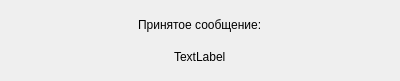
<?xml version="1.0" encoding="UTF-8"?>
<ui version="4.0">
 <class>Form</class>
 <widget class="QWidget" name="Form">
  <property name="geometry">
   <rect>
    <x>0</x>
    <y>0</y>
    <width>400</width>
    <height>81</height>
   </rect>
  </property>
  <property name="windowTitle">
   <string>Form</string>
  </property>
  <layout class="QVBoxLayout" name="verticalLayout">
   <item alignment="Qt::AlignHCenter">
    <widget class="QLabel" name="label">
     <property name="text">
      <string>Принятое сообщение:</string>
     </property>
    </widget>
   </item>
   <item alignment="Qt::AlignHCenter">
    <widget class="QLabel" name="label_2">
     <property name="text">
      <string>TextLabel</string>
     </property>
    </widget>
   </item>
  </layout>
 </widget>
 <resources/>
 <connections/>
</ui>
